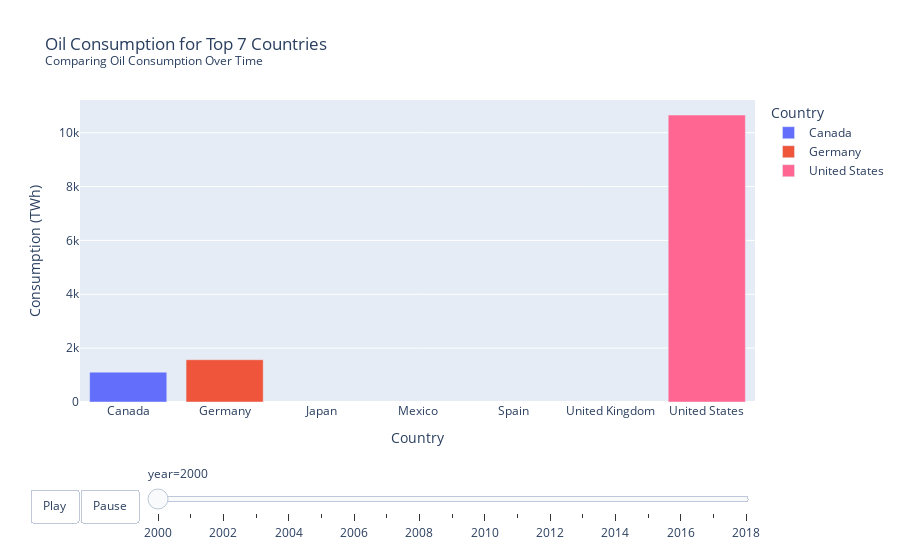

The cell this chart's notebook holds for it:
### Code cell
# Slower animation for oil consumption with Play and Pause buttons
fig_oil = px.bar(ct, x='country', y='oil_consumption', color='country',
                 animation_frame="year", 
                 animation_group="country", 
                 range_y=[0, ct['oil_consumption'].max()], 
                 title=('Oil Consumption for Top 7 Countries<br><sup>Comparing Oil Consumption Over Time</sup>'),
                 labels={'oil_consumption': 'Consumption (TWh)', 'country': 'Country'})

# Adding Play and Pause buttons
fig_oil.update_layout(
    updatemenus=[{
        'buttons': [
            {
                'args': [None, {'frame': {'duration': 1000, 'redraw': True}, 'fromcurrent': True}],
                'label': 'Play',
                'method': 'animate'
            },
            {
                'args': [[None], {'frame': {'duration': 0, 'redraw': False}, 'mode': 'immediate', 'transition': {'duration': 0}}],
                'label': 'Pause',
                'method': 'animate'
            }
        ],
        'direction': 'left',
        'pad': {'r': 10, 't': 87},
        'showactive': False,
        'type': 'buttons',
        'x': 0.1,
        'xanchor': 'right',
        'y': 0,
        'yanchor': 'top'
    }]
)

fig_oil.show()

### Figure 1 — Plotly figure (JSON) as saved in the notebook; plotly's stock layout.template omitted (floating-point values rounded to 4 significant figures)
{"data": [{"alignmentgroup": "True", "hovertemplate": "Country=%{x}<br>year=2000<br>Consumption (TWh)=%{y}<extra></extra>", "ids": ["Canada", "Canada", "Canada", "Canada", "Canada", "Canada", "Canada", "Canada"], "legendgroup": "Canada", "marker": {"color": "#636efa", "pattern": {"shape": ""}}, "name": "Canada", "offsetgroup": "Canada", "orientation": "v", "showlegend": true, "textposition": "auto", "type": "bar", "x": ["Canada", "Canada", "Canada", "Canada", "Canada", "Canada", "Canada", "Canada"], "xaxis": "x", "y": [1109.0, 1109.0, 1109.0, 1109.0, 1109.0, 1109.0, 1109.0, 1109.0], "yaxis": "y"}, {"alignmentgroup": "True", "hovertemplate": "Country=%{x}<br>year=2000<br>Consumption (TWh)=%{y}<extra></extra>", "ids": ["Germany", "Germany", "Germany", "Germany", "Germany", "Germany", "Germany", "Germany"], "legendgroup": "Germany", "marker": {"color": "#EF553B", "pattern": {"shape": ""}}, "name": "Germany", "offsetgroup": "Germany", "orientation": "v", "showlegend": true, "textposition": "auto", "type": "bar", "x": ["Germany", "Germany", "Germany", "Germany", "Germany", "Germany", "Germany", "Germany"], "xaxis": "x", "y": [1570.0, 1570.0, 1570.0, 1570.0, 1570.0, 1570.0, 1570.0, 1570.0], "yaxis": "y"}, {"alignmentgroup": "True", "hovertemplate": "Country=%{x}<br>year=2000<br>Consumption (TWh)=%{y}<extra></extra>", "ids": ["United States", "United States", "United States", "United States", "United States", "United States", "United States", "United States"], "legendgroup": "United States", "marker": {"color": "#FF6692", "pattern": {"shape": ""}}, "name": "United States", "offsetgroup": "United States", "orientation": "v", "showlegend": true, "textposition": "auto", "type": "bar", "x": ["United States", "United States", "United States", "United States", "United States", "United States", "United States", "United States"], "xaxis": "x", "y": [10650.0, 10650.0, 10650.0, 10650.0, 10650.0, 10650.0, 10650.0, 10650.0], "yaxis": "y"}], "layout": {"barmode": "relative", "legend": {"title": {"text": "Country"}, "tracegroupgap": 0}, "sliders": [{"active": 0, "currentvalue": {"prefix": "year="}, "len": 0.9, "pad": {"b": 10, "t": 60}, "steps": [{"args": [["2000"], {"frame": {"duration": 0, "redraw": true}, "fromcurrent": true, "mode": "immediate", "transition": {"duration": 0, "easing": "linear"}}], "label": "2000", "method": "animate"}, {"args": [["2001"], {"frame": {"duration": 0, "redraw": true}, "fromcurrent": true, "mode": "immediate", "transition": {"duration": 0, "easing": "linear"}}], "label": "2001", "method": "animate"}, {"args": [["2002"], {"frame": {"duration": 0, "redraw": true}, "fromcurrent": true, "mode": "immediate", "transition": {"duration": 0, "easing": "linear"}}], "label": "2002", "method": "animate"}, {"args": [["2003"], {"frame": {"duration": 0, "redraw": true}, "fromcurrent": true, "mode": "immediate", "transition": {"duration": 0, "easing": "linear"}}], "label": "2003", "method": "animate"}, {"args": [["2004"], {"frame": {"duration": 0, "redraw": true}, "fromcurrent": true, "mode": "immediate", "transition": {"duration": 0, "easing": "linear"}}], "label": "2004", "method": "animate"}, {"args": [["2005"], {"frame": {"duration": 0, "redraw": true}, "fromcurrent": true, "mode": "immediate", "transition": {"duration": 0, "easing": "linear"}}], "label": "2005", "method": "animate"}, {"args": [["2006"], {"frame": {"duration": 0, "redraw": true}, "fromcurrent": true, "mode": "immediate", "transition": {"duration": 0, "easing": "linear"}}], "label": "2006", "method": "animate"}, {"args": [["2007"], {"frame": {"duration": 0, "redraw": true}, "fromcurrent": true, "mode": "immediate", "transition": {"duration": 0, "easing": "linear"}}], "label": "2007", "method": "animate"}, {"args": [["2008"], {"frame": {"duration": 0, "redraw": true}, "fromcurrent": true, "mode": "immediate", "transition": {"duration": 0, "easing": "linear"}}], "label": "2008", "method": "animate"}, {"args": [["2009"], {"frame": {"duration": 0, "redraw": true}, "fromcurrent": true, "mode": "immediate", "transition": {"duration": 0, "easing": "linear"}}], "label": "2009", "method": "animate"}, {"args": [["2010"], {"frame": {"duration": 0, "redraw": true}, "fromcurrent": true, "mode": "immediate", "transition": {"duration": 0, "easing": "linear"}}], "label": "2010", "method": "animate"}, {"args": [["2011"], {"frame": {"duration": 0, "redraw": true}, "fromcurrent": true, "mode": "immediate", "transition": {"duration": 0, "easing": "linear"}}], "label": "2011", "method": "animate"}, {"args": [["2012"], {"frame": {"duration": 0, "redraw": true}, "fromcurrent": true, "mode": "immediate", "transition": {"duration": 0, "easing": "linear"}}], "label": "2012", "method": "animate"}, {"args": [["2013"], {"frame": {"duration": 0, "redraw": true}, "fromcurrent": true, "mode": "immediate", "transition": {"duration": 0, "easing": "linear"}}], "label": "2013", "method": "animate"}, {"args": [["2014"], {"frame": {"duration": 0, "redraw": true}, "fromcurrent": true, "mode": "immediate", "transition": {"duration": 0, "easing": "linear"}}], "label": "2014", "method": "animate"}, {"args": [["2015"], {"frame": {"duration": 0, "redraw": true}, "fromcurrent": true, "mode": "immediate", "transition": {"duration": 0, "easing": "linear"}}], "label": "2015", "method": "animate"}, {"args": [["2016"], {"frame": {"duration": 0, "redraw": true}, "fromcurrent": true, "mode": "immediate", "transition": {"duration": 0, "easing": "linear"}}], "label": "2016", "method": "animate"}, {"args": [["2017"], {"frame": {"duration": 0, "redraw": true}, "fromcurrent": true, "mode": "immediate", "transition": {"duration": 0, "easing": "linear"}}], "label": "2017", "method": "animate"}, {"args": [["2018"], {"frame": {"duration": 0, "redraw": true}, "fromcurrent": true, "mode": "immediate", "transition": {"duration": 0, "easing": "linear"}}], "label": "2018", "method": "animate"}], "x": 0.1, "xanchor": "left", "y": 0, "yanchor": "top"}], "title": {"text": "Oil Consumption for Top 7 Countries<br><sup>Comparing Oil Consumption Over Time</sup>"}, "updatemenus": [{"buttons": [{"args": [null, {"frame": {"duration": 1000, "redraw": true}, "fromcurrent": true}], "label": "Play", "method": "animate"}, {"args": [[null], {"frame": {"duration": 0, "redraw": false}, "mode": "immediate", "transition": {"duration": 0}}], "label": "Pause", "method": "animate"}], "direction": "left", "pad": {"r": 10, "t": 87}, "showactive": false, "type": "buttons", "x": 0.1, "xanchor": "right", "y": 0, "yanchor": "top"}], "xaxis": {"anchor": "y", "categoryarray": ["Canada", "Germany", "Japan", "Mexico", "Spain", "United Kingdom", "United States"], "categoryorder": "array", "domain": [0, 1], "title": {"text": "Country"}}, "yaxis": {"anchor": "x", "domain": [0, 1], "range": [0, 11210.0], "title": {"text": "Consumption (TWh)"}}}}
